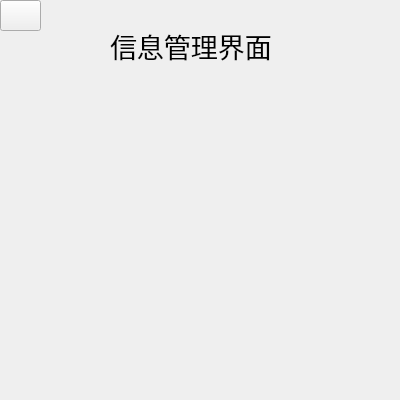
<?xml version="1.0" encoding="UTF-8"?>
<ui version="4.0">
 <class>InformationManagement</class>
 <widget class="QWidget" name="InformationManagement">
  <property name="geometry">
   <rect>
    <x>0</x>
    <y>0</y>
    <width>400</width>
    <height>400</height>
   </rect>
  </property>
  <property name="windowTitle">
   <string>Form</string>
  </property>
  <widget class="QLabel" name="label">
   <property name="geometry">
    <rect>
     <x>110</x>
     <y>30</y>
     <width>171</width>
     <height>31</height>
    </rect>
   </property>
   <property name="font">
    <font>
     <pointsize>20</pointsize>
    </font>
   </property>
   <property name="text">
    <string>信息管理界面</string>
   </property>
  </widget>
  <widget class="QPushButton" name="pushButton_back">
   <property name="geometry">
    <rect>
     <x>0</x>
     <y>0</y>
     <width>41</width>
     <height>31</height>
    </rect>
   </property>
   <property name="styleSheet">
    <string notr="true">border-image: url(:/Image/s.png);</string>
   </property>
   <property name="text">
    <string/>
   </property>
  </widget>
 </widget>
 <resources/>
 <connections/>
</ui>
